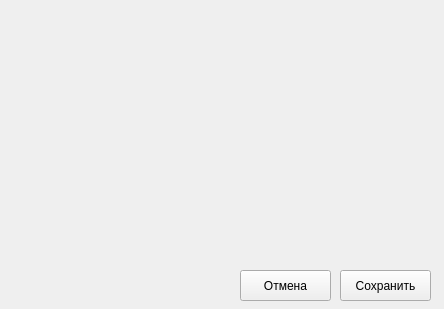
<?xml version="1.0" encoding="UTF-8"?>
<ui version="4.0">
 <class>Font_input</class>
 <widget class="QWidget" name="Font_input">
  <property name="geometry">
   <rect>
    <x>0</x>
    <y>0</y>
    <width>444</width>
    <height>309</height>
   </rect>
  </property>
  <property name="windowTitle">
   <string>Form</string>
  </property>
  <widget class="QPushButton" name="pushButton">
   <property name="geometry">
    <rect>
     <x>340</x>
     <y>270</y>
     <width>91</width>
     <height>31</height>
    </rect>
   </property>
   <property name="text">
    <string>Сохранить</string>
   </property>
  </widget>
  <widget class="QPushButton" name="pushButton_2">
   <property name="geometry">
    <rect>
     <x>240</x>
     <y>270</y>
     <width>91</width>
     <height>31</height>
    </rect>
   </property>
   <property name="text">
    <string>Отмена</string>
   </property>
  </widget>
 </widget>
 <resources/>
 <connections/>
</ui>
